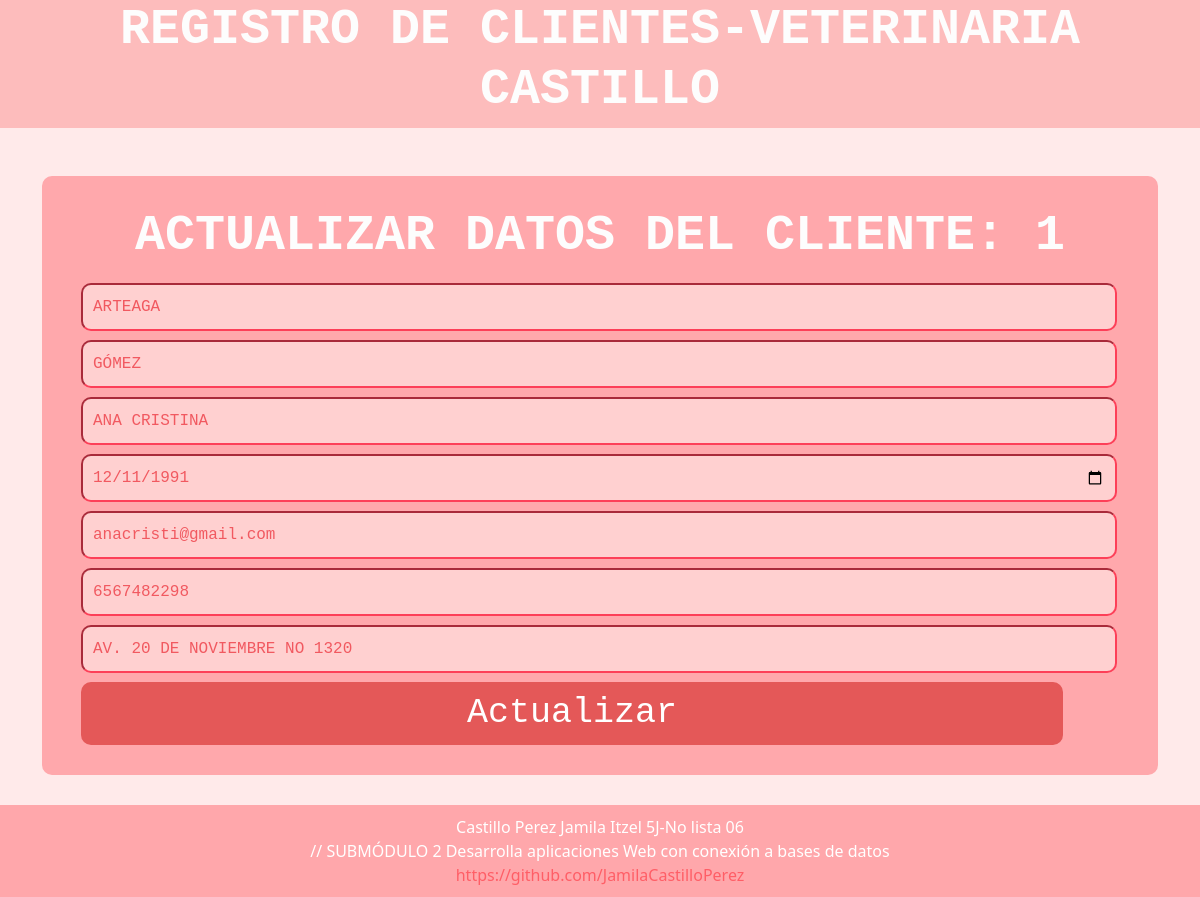
Screenshot of /crud_clientes/actualizar.php?id=1 with the database file from the repository.
### tables this page shows
CREATE TABLE `clientes` (
  `id` int(9) NOT NULL,
  `apellido paterno` varchar(60) NOT NULL,
  `apellido materno` varchar(60) NOT NULL,
  `Nombre(s)` varchar(60) NOT NULL,
  `fecha de nacimiento` date NOT NULL,
  `correo` varchar(60) NOT NULL,
  `telefono` bigint(13) NOT NULL,
  `domicilio` varchar(100) NOT NULL
);

### crud_clientes/actualizar.php (the view, shortened to what this page needs)
<?php
    $con=conectar();
$id=$_GET['id'];
$sql="SELECT * FROM  `clientes` WHERE id='$id'";
$query=mysqli_query($con,$sql);
$row=mysqli_fetch_array($query);
?>
<!DOCTYPE html>
<html lang="en">
    <head>
        <link href="style.css" rel="stylesheet">
        <link href="https://cdn.jsdelivr.net/npm/bootstrap@5.0.0-beta1/dist/css/bootstrap.min.css" rel="stylesheet">
        <link rel="stylesheet" typt="text/css" href="../style.css">
    </head>
    <body>
    <header>
    <div class="wrapp">
            <h1>Registro de Clientes-Veterinaria Castillo</h1>
		</div>
	</header>
                <div class="container mt-5">
                    <form action="update.php" method="POST">
                            <?php echo "<h1>Actualizar datos del cliente: ".$id."</h1>"?>
                <input type="text"  name="apellidop" placeholder="Apellido paterno" value="<?php echo $row['apellido paterno']  ?>">
                <input type="text" name="apellidom" placeholder="Apellido materno" value="<?php echo $row['apellido materno']  ?>">
                <input type="text"   name="nombre" placeholder="Nombre(s)" value="<?php echo $row['Nombre(s)']  ?>">
                <input type="date"   name="fechadenac" value="<?php echo $row['fecha de nacimiento']  ?>">
                <input type="email"  name="correo" placeholder="Correo" value="<?php echo $row['correo']  ?>">
                <input type="text"  name="telefono" placeholder="Teléfono" value="<?php echo $row['telefono']  ?>">
                <input type="text"  name="domicilio" placeholder="Domicilio" value="<?php echo $row['domicilio']  ?>">
                <input type="submit"  class="btn btn-primary btn-block" value="Actualizar">
                    </form>
                </div>
                <footer>
		<div class="wrapp">
            <p>Castillo Perez Jamila Itzel 5J-No lista 06 </p>
            <p> // SUBMÓDULO 2
                Desarrolla aplicaciones Web con conexión a bases de datos</p>
           <a href="https://github.com/JamilaCastilloPerez">https://github.com/JamilaCastilloPerez</a>
		</div>
	</footer>
    </body>
</html>

### style.css (style rules this page uses)
* { padding: 0; margin: 0; }
body { background:#ffeaea; }
header { overflow: hidden; background-color: rgb(253, 188, 188); }
a { text-decoration: none; color:#ff5e66; }
h1 { color: #fdfdfd; font-size: 50px; font-weight: bold; text-transform: uppercase; text-align: center; font-family: 'Courier New', Courier, monospace; }
form { width: 100%; padding-top: 0px; margin-bottom: 30px; background-color: #ffa8ac; border-radius: 10px; font-family: monospace; padding: 30px; color: #fefeff; }
input { background-color: rgb(255, 211, 211); font-family: monospace; width: calc(100% - 20px); padding: 10px; margin: auto; margin-top: 9px; margin-left: 9px; font-size: 16px; background-color: #ffd0d0; border-radius: 10px; border-color: #fd3f58; color: #f15960; }
input[type='submit'] { padding: 5px; border-radius: 10px; font-size: 35px; width: 93%; background-color: rgb(228, 88, 88); color: white; cursor: pointer; border:none; }
.btn { cursor: pointer; font-size: 25px; background-color: rgb(255, 228, 228); color: rgb(250, 82, 96); border-color: rgb(255, 82, 96); }
footer { background-color: #ffa7ab; padding:10px ; margin-top: 20px; text-align: center; }
footer p { text-align:center; margin: 0; color:white; }

### rows the page displays
clientes: apellidop "ARTEAGA", apellidom "GÓMEZ", nombre "ANA CRISTINA", fechadenac "12/11/1991", correo "anacristi@gmail.com", telefono "6567482298", domicilio "AV. 20 DE NOVIEMBRE NO 1320"

### other values shown
$id "1"
